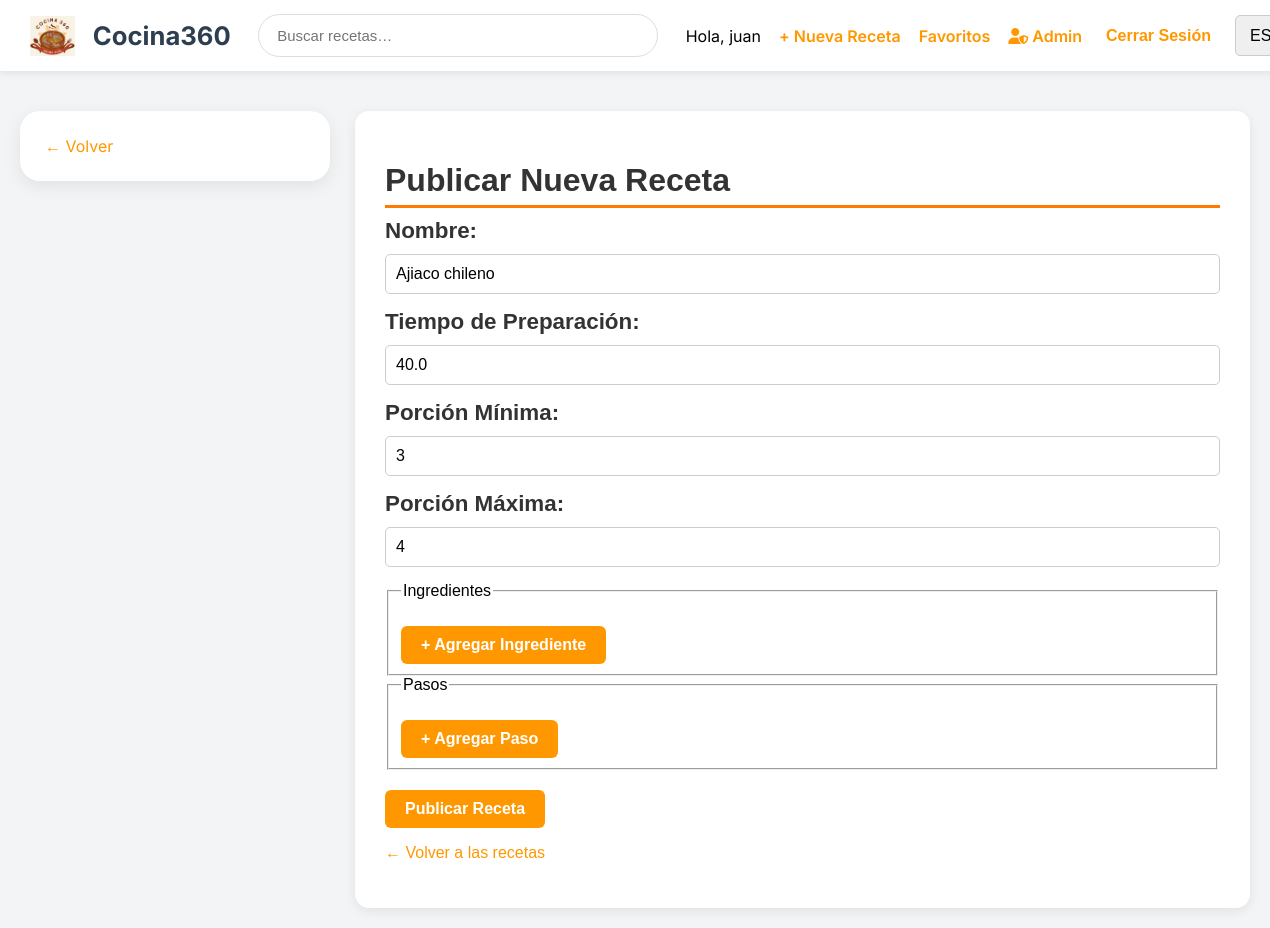
Screenshot of /recipes/admin/recipe/edit/1/ (signed in) with the database file from the repository.
### recipes/models.py (models this page shows)
class Recipe(models.Model):
    name = models.CharField(max_length=255)
    preparation_time = models.FloatField(null=True, blank=True)
    min_portion = models.IntegerField(null=True, blank=True)
    max_portion = models.IntegerField(null=True, blank=True)
    creator = models.ForeignKey(User, on_delete=models.CASCADE, related_name='recipes')
    difficulty = models.CharField(max_length=50, default="Fácil")

### recipes/views.py (the view)
# urls.py: path('admin/recipe/edit/<int:pk>/', views.recipe_edit, name='admin_recipe_edit'),
@user_passes_test(is_admin)
def recipe_edit(request, pk):
    recipe = get_object_or_404(Recipe, pk=pk)
    if recipe.creator != request.user:
        messages.error(request, "You don't have permission to edit this recipe.")
        return redirect('recipe_list')
    if request.method == 'POST':
        form = RecipeForm(request.POST, instance=recipe)
        if form.is_valid():
            form.save()
            messages.success(request, "Recipe edited successfully.")
            return redirect('recipe_detail', pk=recipe.pk)
    else:
        form = RecipeForm(instance=recipe)
    return render(request, 'recipes/recipe_form.html', {'form': form})

### recipes/forms.py
class RecipeForm(ModelForm):
    class Meta:
        model = Recipe
        fields = ['name', 'preparation_time', 'min_portion', 'max_portion']

### recipes/views.py (called while the page is built)
def is_admin(user):
    return user.is_superuser

### recipes/templates/recipes/recipe_form.html (shortened to what this page needs)
{% extends "base.html" %}
{% block content %}
<div class="layout">
    <div class="sidebar">
        <a href="{% url 'recipe_list' %}" class="orange-link">← Volver</a>
    </div>
    <div style="flex: 1;">
        <div class="card">
            <h1>Publicar Nueva Receta</h1>
            <form method="post" id="recipe-form">
                <div class="form-row">
                    <label for="{{ form.name.id_for_label }}">Nombre:</label>
                    {{ form.name }}
                </div>
                <div class="form-row">
                    <label for="{{ form.preparation_time.id_for_label }}">Tiempo de Preparación:</label>
                    {{ form.preparation_time }}
                </div>
                <div class="form-row">
                    <label for="{{ form.min_portion.id_for_label }}">Porción Mínima:</label>
                    {{ form.min_portion }}
                </div>
                <div class="form-row">
                    <label for="{{ form.max_portion.id_for_label }}">Porción Máxima:</label>
                    {{ form.max_portion }}
                </div>
                <fieldset id="ingredients-fieldset">
                    <legend>Ingredientes</legend>
                    <button type="button" class="add-btn" onclick="addForm('ingredients')">+ Agregar Ingrediente</button>
                </fieldset>
                <fieldset id="steps-fieldset">
                    <legend>Pasos</legend>
                    <button type="button" class="add-btn" onclick="addForm('steps')">+ Agregar Paso</button>
                </fieldset>
                <button type="submit" class="publish-btn">Publicar Receta</button>
            </form>
            <p><a href="{% url 'recipe_list' %}" class="back-link">← Volver a las recetas</a></p>
        </div>
    </div>
</div>
{% endblock %}

### recipes/templates/base.html (shortened to what this page needs)
<!DOCTYPE html>
<html lang="es">
<head>
    {% load static %}
    <link rel="stylesheet" href="https://cdnjs.cloudflare.com/ajax/libs/font-awesome/6.5.2/css/all.min.css">
</head>
<body>
    <div class="top-nav">
        <a class="brand" href="{% url 'recipe_list' %}">
            <img src="{% static 'images/logo.png' %}" alt="Cocina 360">
            <h1>Cocina360</h1>
        </a>
        <div class="search-box">
            <form method="get" action="{% url 'recipe_list' %}" class="search-form">
                <input type="text" name="q" placeholder="Buscar recetas…" value="{{ query|default:'' }}">
            </form>
        </div>
        <div class="top-nav-right">
            {% if user.is_authenticated %}
            <span>Hola, {{ user.username }}</span>
            <a href="{% url 'recipe_create' %}">+ Nueva Receta</a>
            <a href="{% url 'favorite_list' %}">Favoritos</a>
            {% if user.is_superuser %}
            <a href="{% url 'admin:index' %}" class="admin-link">
                <i class="fas fa-user-shield"></i> Admin
            </a>
            {% endif %}
            <form action="{% url 'logout' %}" method="post" style="display:inline;">
                <button type="submit">Cerrar Sesión</button>
            </form>
            {% else %}
            <a href="{% url 'login' %}">Iniciar Sesión</a>
            <a href="{% url 'register' %}">Registrarse</a>
            {% endif %}
            <form action="{% url 'set_language' %}" method="post" class=">language-dropdown">
                <select name="language" onchange="this.form.submit()">
                    <option value="es" {% if LANGUAGE_CODE == 'es' %}selected{% endif %}>ES</option>
                </select>
        </div>
    </div>
    {% block content %}
    {% endblock %}
</body>
</html>

### recipes/templates/base.html (style rules this page uses)
body { font-family: 'Inter', sans-serif; background: #f3f4f6; margin: 0; padding: 0; }
.top-nav { width: 100%; background: white; padding: 14px 30px; display: flex; justify-content: space-between; align-items: center; box-shadow: 0 2px 8px rgba(0, 0, 0, 0.08); position: sticky; top: 0; z-index: 10; }
.brand { display: flex; align-items: center; gap: 18px; text-decoration: none; color: inherit; }
.brand img { height: 40px; width: auto; }
.brand h1 { font-size: 1.6rem; margin: 0; color: #2c3e50; }
.search-box { width: 400px; }
.search-box form { display: flex; width: 100%; }
.search-box input { flex: 1; padding: 12px 18px; border-radius: 40px; border: 1px solid #ddd; font-size: 15px; }
.top-nav-right { display: flex; align-items: center; gap: 18px; }
.top-nav-right a, .top-nav-right form button, .admin-link { font-weight: 600; color: #ff9800; text-decoration: none; font-size: 1rem; background: none; border: none; cursor: pointer; white-space: nowrap; }
.admin-link { color: #d97706; }
.layout { display: flex; padding: 20px; gap: 20px; align-items: flex-start; }
.sidebar { width: 260px; background: white; padding: 25px; border-radius: 20px; box-shadow: 0 5px 18px rgba(0, 0, 0, 0.08); position: sticky; top: 100px; height: fit-content; }
.card { flex: 1; background: white; padding: 25px; border-radius: 20px; box-shadow: 0 5px 18px rgba(0, 0, 0, 0.08); }
a { color: #ff9800; text-decoration: none; }

### recipes/templates/recipes/recipe_form.html (style rules this page uses)
.layout { display: flex; gap: 25px; margin-top: 20px; }
.card { background: white; padding: 30px; border-radius: 14px; box-shadow: 0 3px 12px rgba(0,0,0,0.08); font-family: Arial, sans-serif; }
.card h1 { font-size: 2rem; margin-bottom: 10px; color: #333; border-bottom: 3px solid #ff7a00; padding-bottom: 6px; display: flex; justify-content: space-between; align-items: center; }
.form-row { margin-bottom: 15px; display: flex; flex-direction: column; gap: 10px; }
label { font-size: 1.4rem; color: #333; font-weight: bold; font-family: Arial, sans-serif; }
input, select, textarea { padding: 10px; border-radius: 5px; border: 1px solid #ccc; font-size: 1rem; font-family: Arial, sans-serif; }
.publish-btn { background-color: #ff9800; color: white; padding: 10px 20px; border-radius: 6px; font-weight: bold; border: none; cursor: pointer; font-size: 1rem; transition: background-color 0.3s; margin-top: 20px; font-family: Arial, sans-serif; }
.add-btn { background-color: #ff9800; color: white; padding: 10px 20px; border-radius: 6px; font-weight: bold; border: none; cursor: pointer; font-size: 1rem; transition: background-color 0.3s; margin-top: 20px; }

### rows the page displays
Recipe: name "Ajiaco chileno", preparation_time "40.0", min_portion "3", max_portion "4"

### other values shown
{{ user.username }} "juan"
